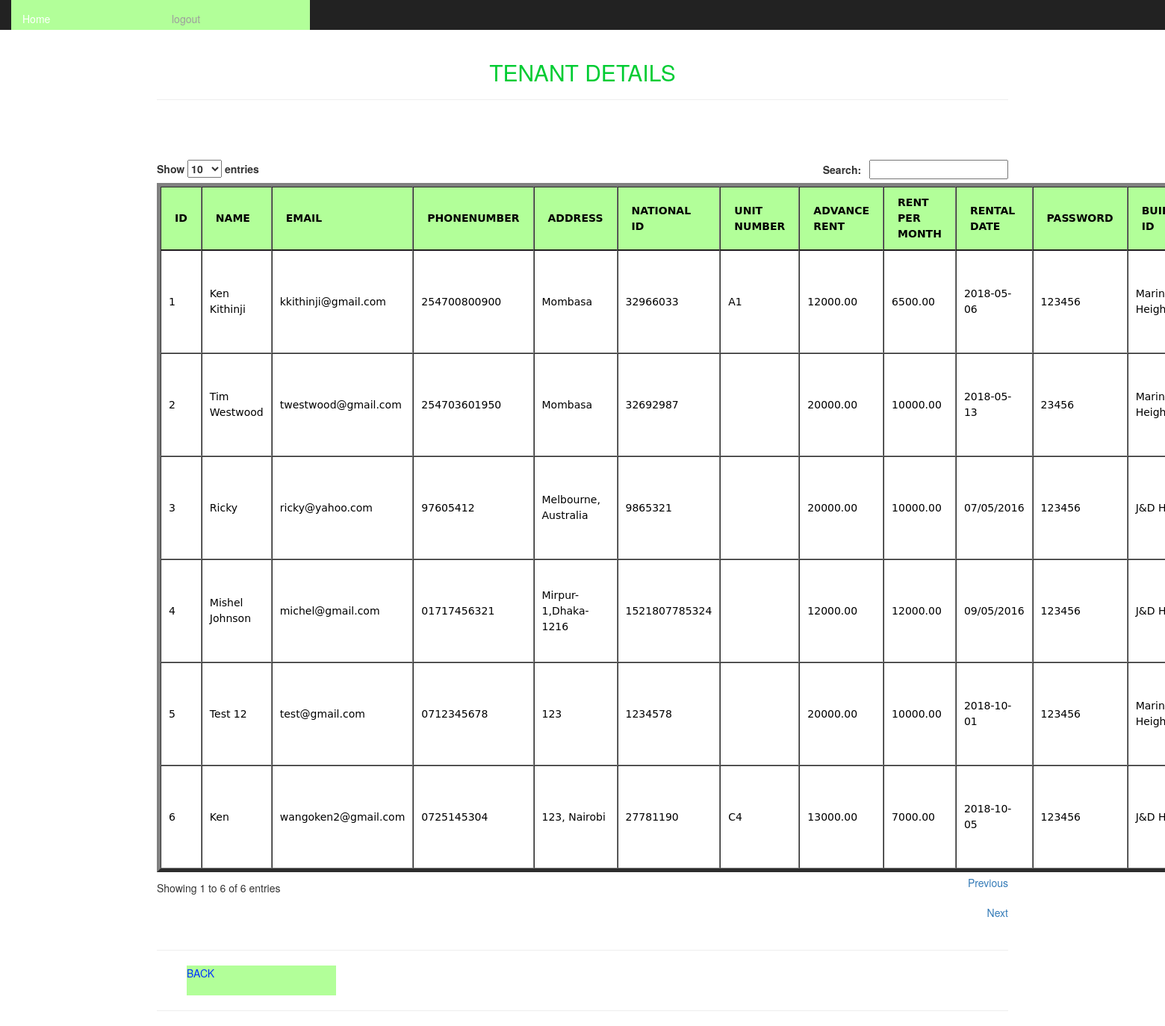
Page /siteadmin/tenantdetails.php (signed in) on the earlier database version.
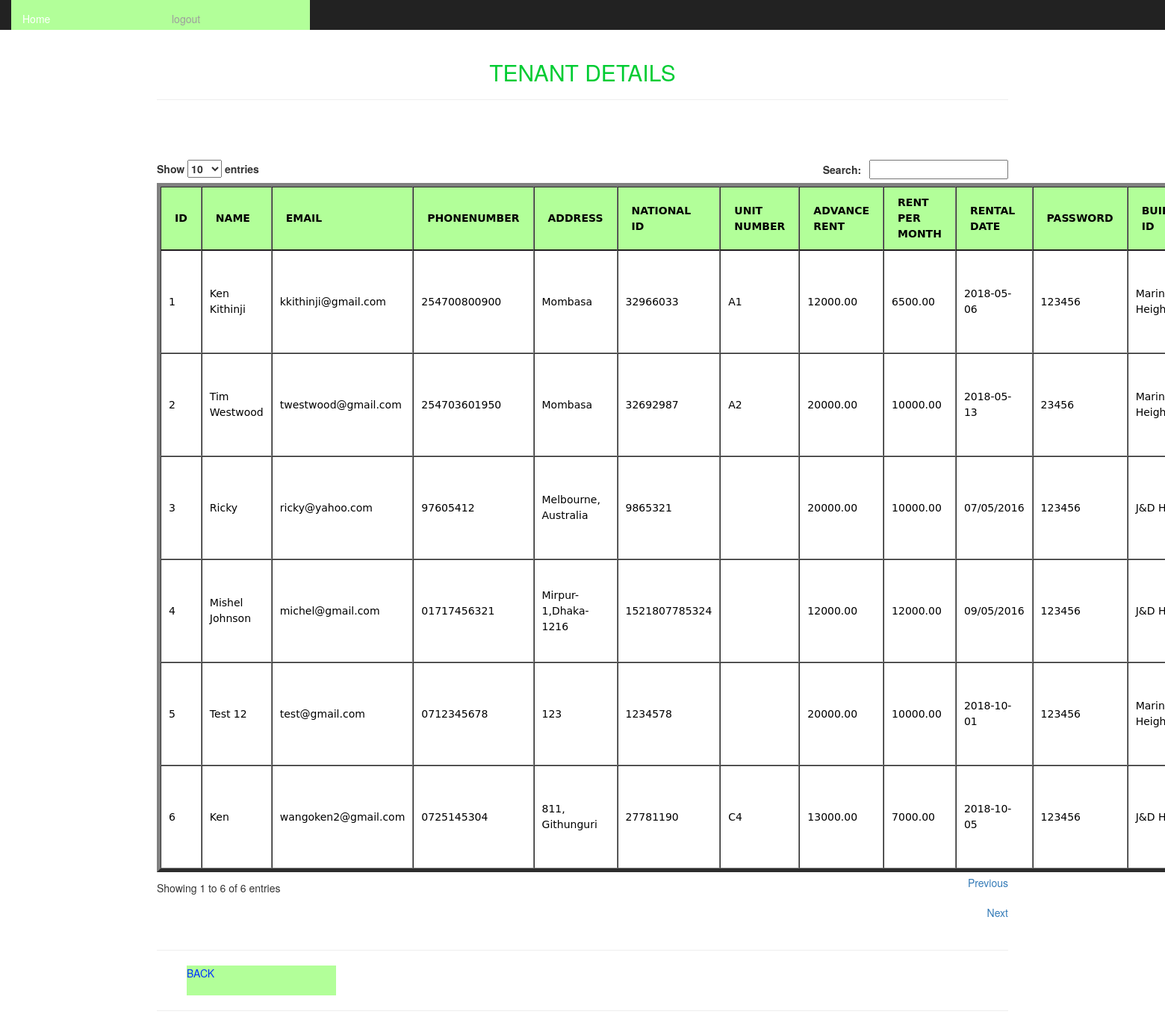
Same page on the later database version.
### tables this page shows
CREATE TABLE `tenant` (
  `id` int(11) NOT NULL,
  `r_name` varchar(200) NOT NULL,
  `r_email` varchar(200) NOT NULL,
  `r_contact` varchar(200) NOT NULL,
  `r_address` varchar(200) NOT NULL,
  `r_nid` varchar(200) NOT NULL,
  `house_id` int(11) NOT NULL,
  `r_advance` decimal(15,2) NOT NULL DEFAULT '0.00',
  `r_rent_pm` decimal(15,2) NOT NULL DEFAULT '0.00',
  `r_date` varchar(200) NOT NULL,
  `r_password` varchar(200) NOT NULL,
  `building_id` int(11) NOT NULL,
  `status` varchar(255) NOT NULL
);

CREATE TABLE `building_info` (
  `bldid` int(11) NOT NULL,
  `name` varchar(200) NOT NULL,
  `address` varchar(200) NOT NULL,
  `security_guard_mobile` varchar(200) NOT NULL,
  `building_make_year` varchar(200) NOT NULL,
  `status` varchar(255) NOT NULL,
  `added_date` timestamp NOT NULL DEFAULT CURRENT_TIMESTAMP
);

CREATE TABLE `houses` (
  `id` int(11) NOT NULL,
  `floor_id` int(11) NOT NULL,
  `unit_no` varchar(255) NOT NULL,
  `status` varchar(255) NOT NULL,
  `building_id` int(11) NOT NULL
);

### siteadmin/tenantdetails.php (the view, shortened to what this page needs)
<html>
<head>
<link rel="stylesheet" href="../css/bootstrap.css" type="text/css" media="screen"/>
<link rel="stylesheet" href="css/bootstrap.min.css" type="text/css">
<link rel="stylesheet" href="../style/style.css" type="text/css" media="screen"/>
<link href="../style/jquery.dataTables.min.css" rel="stylesheet">
</head>
 <body>
<div class="container">
<nav class="nav navbar-inverse navbar-fixed-top">
<?php include_once("headerad.php");?>
</nav><br><br><br>
   <h2 align="center" style="color:#0C3; text-transform:uppercase;">tenant details</h2>
     <HR>
          <BR>
					<BR>
   <div><br/>
     <div align="center" style="margin-center:1px;">
<?php
$result = mysql_query("SELECT * FROM tenant");
$i=0;
echo "<table id='users' border='5' style='background-color:#B2FF99'>
<thead>
<tr>
<th>ID</th>
<th>NAME</th>
<th>EMAIL</th>
<th>PHONENUMBER</th>
<th>ADDRESS</th>
<th>NATIONAL ID</th>
<th>UNIT NUMBER</th>
<th>ADVANCE RENT</th>
<th>RENT PER MONTH</th>
<th>RENTAL DATE</th>
<th>PASSWORD</th>
<th>BUILDING ID</th>
<th>STATUS</th>
<th>ACTION</th>
</tr></thead><tbody>";
while($row = mysql_fetch_array($result))
{
	$i++;
$b = mysql_query("SELECT * FROM building_info where bldid='".$row['building_id']."'");
$building = mysql_fetch_array($b);
$u = mysql_query("SELECT * FROM houses where id='".$row['house_id']."'");
$house = mysql_fetch_array($u);
echo "<tr style='width:400px;height:80px'>";
echo "<td>" . $i . "</td>";
echo "<td>" . $row['r_name'] . "</td>";
echo "<td>" . $row['r_email'] . "</td>";
echo "<td>" . $row['r_contact'] . "</td>";
echo "<td>" . $row['r_address'] . "</td>";
echo "<td>" . $row['r_nid'] . "</td>";
echo "<td>" . $house['unit_no'] . "</td>";
echo "<td>" . $row['r_advance'] . "</td>";
echo "<td>" . $row['r_rent_pm'] . "</td>";
echo "<td>" . $row['r_date'] . "</td>";
echo "<td>" . $row['r_password'] . "</td>";
echo "<td>" . $building['name'] . "</td>";
echo "</tr>";
}
echo "</tbody></table>";
?>
</div>
<hr><ul><a href="admin_dashboard.php" class="button">BACK</a>  </ul><hr>
</html>

Differences in the rows shown:
shown differently, row unchanged: tenant "Tim Westwood": house.unit_no (not shown) → "A2"
changed tenant "Ken": r_address "123, Nairobi" → "811, Githunguri"
